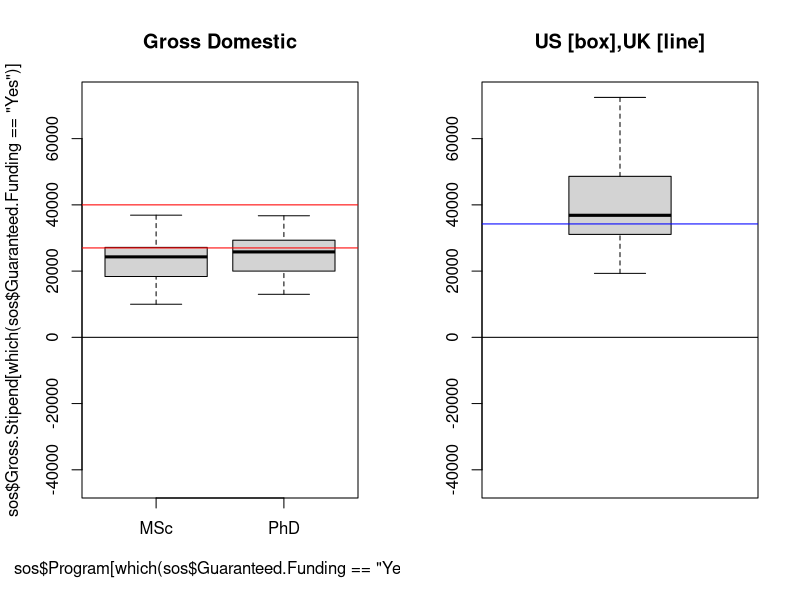
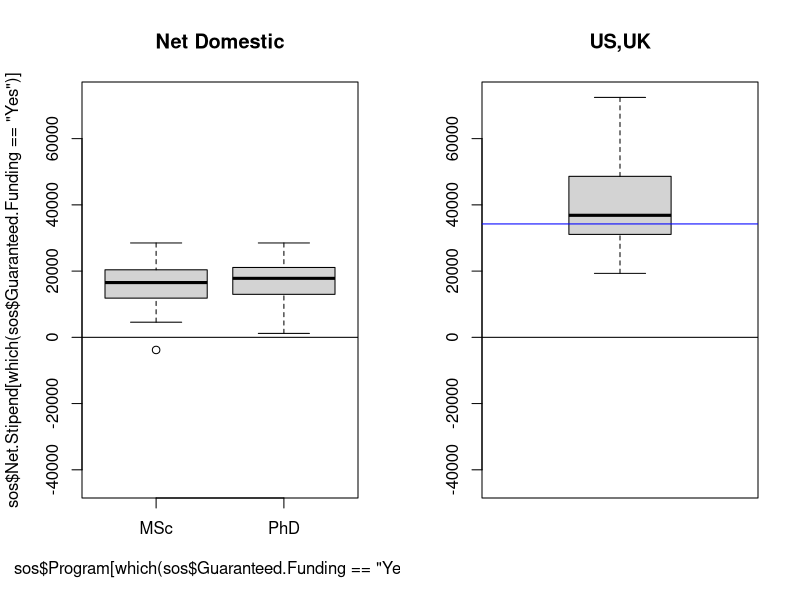
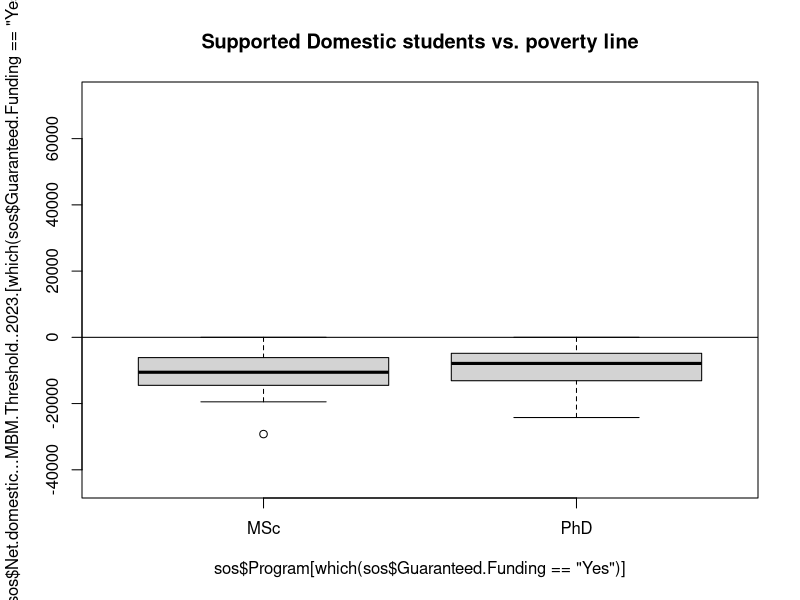
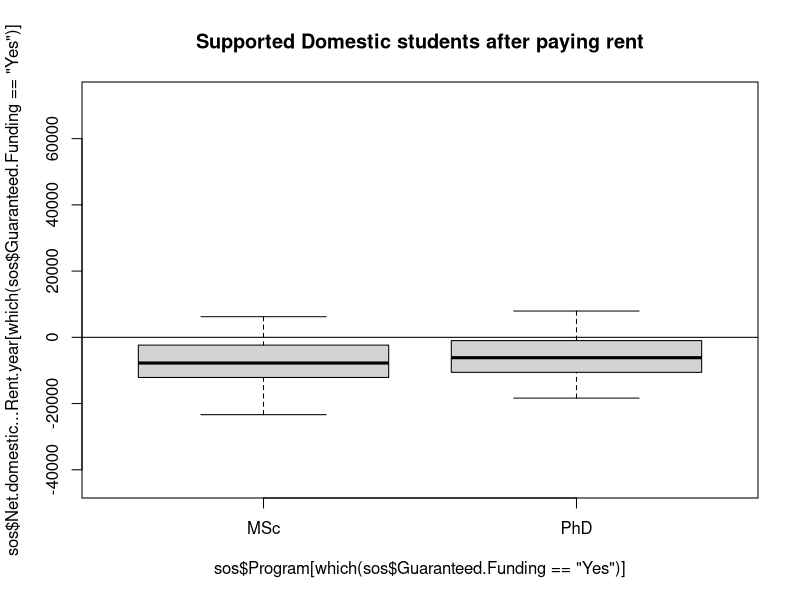
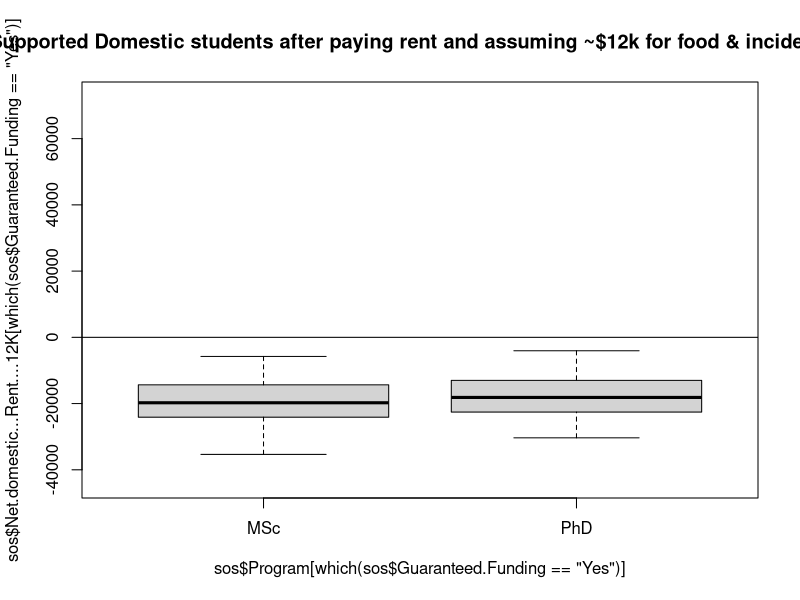
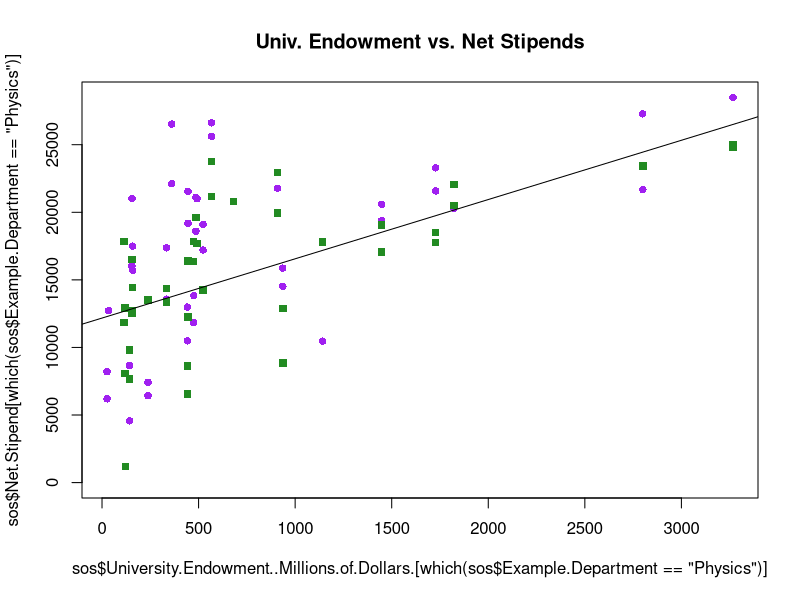
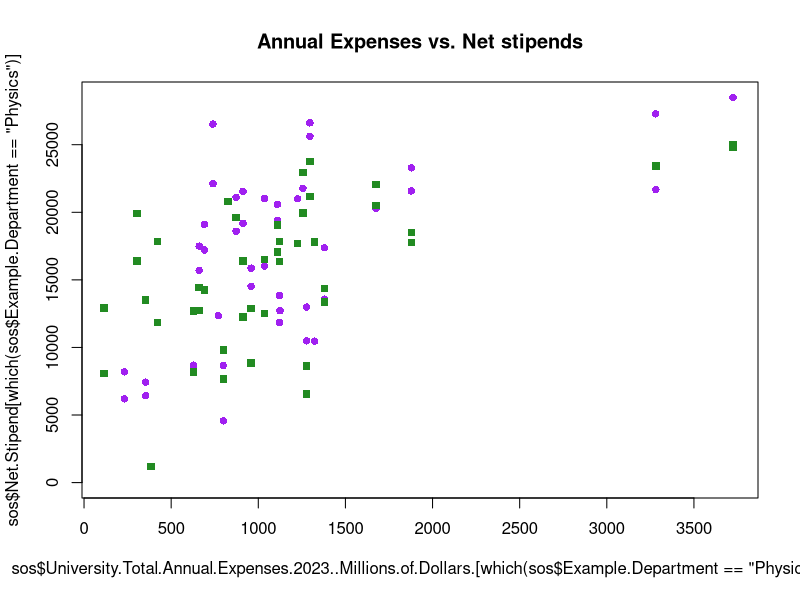
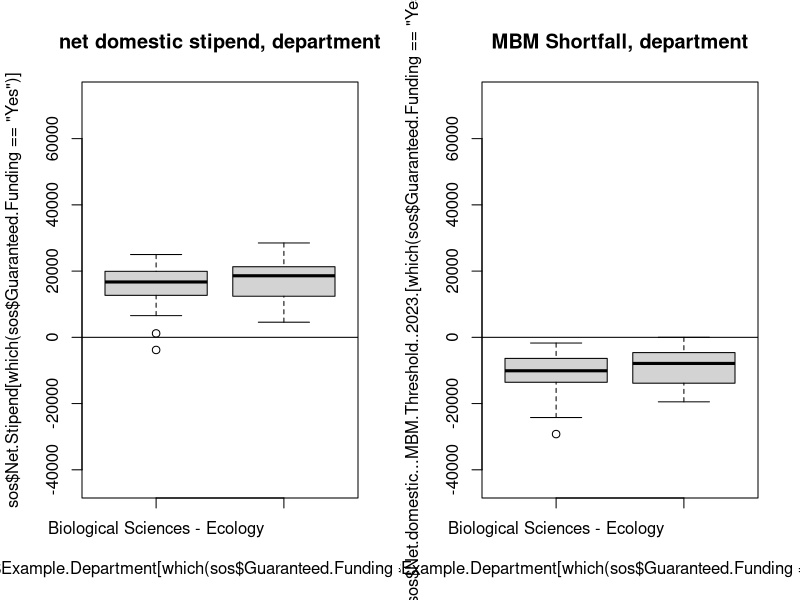

Generate these figures, in order, with R:
## ---- chunk 1
read.csv("Minimum Stipend Data Collection_v1_2.csv")->sos

# colnames(sos)

#us https://www.nature.com/articles/d41586-022-01392-w
read.csv("Biology Benchmark Comparison - 07-23-2024.csv")->us.data
#exchange rate
us.to.cad<-1.38
#convert from usd to cad internally below


#uk https://www.ukri.org/apply-for-funding/studentships-and-doctoral-training/london-weighting-enhanced-stipends-and-co-funding/
#https://trustforlondon.org.uk/data/poverty-thresholds/
  #uk cost of living
#https://homelet.co.uk/homelet-rental-index
  #uk average rent
uk.stipend<-19237
#uk.tuition.stipend<-4786
166*52->uk.cost.of.living.min
304*52->uk.cost.of.living.max
uk.to.cad<-1.78

#convert from gbp to cad
uk.stipend*uk.to.cad->uk.stipend
uk.cost.of.living.max*uk.to.cad->uk.cost.of.living.max
uk.cost.of.living.min*uk.to.cad->uk.cost.of.living.min

#NSERC Scholarships
NSERC.msc<-27000
NSERC.phd<-40000

## ---- chunk 2
# PhD vs. MSc
  par(mfcol=c(1,2))
      #setting up a stable y to maintain through various plots
        ylimits<-c(min(c(sos$Net.domestic...MBM.Threshold..2024.,
                         {us.data$Annual.guaranteed.salary-us.data$MIT.Living.Wage..1.adult..0.children.}*us.to.cad,
                         uk.stipend-uk.cost.of.living.min,
                         uk.stipend-uk.cost.of.living.max), 
              na.rm=T),
                   max(c(sos$Gross.Stipend,
                         {us.data$Annual.guaranteed.salary}*us.to.cad,
                         uk.stipend,
                         uk.stipend), 
              na.rm=T)
                   )
        
  ## Gross Stipend (Domestic) Boxplots        
    boxplot(sos$Gross.Stipend[which(sos$Guaranteed.Funding == "Yes")] ~ sos$Program[which(sos$Guaranteed.Funding == "Yes")],
            ylim=ylimits,
            main="Gross Domestic")
    abline(h=0,col="black")
    abline(h=c(NSERC.msc,NSERC.phd),col="red")
    
    boxplot(us.data$Annual.guaranteed.salary*us.to.cad,
            ylim=ylimits,
            main="US [box],UK [line]")
    abline(h=uk.stipend,col="blue")
    abline(h=0,col="black")
## ---- chunk 3
  ## Net Stipend (Domestic) Boxplots
    boxplot(sos$Net.Stipend[which(sos$Guaranteed.Funding == "Yes")] ~ sos$Program[which(sos$Guaranteed.Funding == "Yes")],
            ylim=ylimits,
            main="Net Domestic")
    abline(h=0,col="black")
    boxplot(us.data$Annual.guaranteed.salary*us.to.cad,
            ylim=ylimits,
            main="US,UK")
    abline(h=0,col="black")
    abline(h=uk.stipend,col="blue")
## ---- chunk 4
  ## Vs. poverty threshold (Domestic)
  par(mfcol=c(1,1))

    boxplot(sos$Net.domestic...MBM.Threshold..2023.[which(sos$Guaranteed.Funding == "Yes")] ~ sos$Program[which(sos$Guaranteed.Funding == "Yes")],
            ylim=ylimits,
            main="Supported Domestic students vs. poverty line")
        abline(h=0)
## ---- chunk 5
  ## Vs. poverty threshold (Domestic)
  par(mfcol=c(1,1))

    boxplot(sos$Net.domestic...Rent.year[which(sos$Guaranteed.Funding == "Yes")] ~ sos$Program[which(sos$Guaranteed.Funding == "Yes")],
            ylim=ylimits,
            main="Supported Domestic students after paying rent")
        abline(h=0)
## ---- chunk 6
  ## Vs. poverty threshold (Domestic)
  par(mfcol=c(1,1))

    boxplot(sos$Net.domestic...Rent....12K[which(sos$Guaranteed.Funding == "Yes")] ~ sos$Program[which(sos$Guaranteed.Funding == "Yes")],
            ylim=ylimits,
            main="Supported Domestic students after paying rent and assuming ~$12k for food & incidentals")
        abline(h=0)
## ---- chunk 7

plot(sos$University.Endowment..Millions.of.Dollars.[which(sos$Example.Department == "Physics")],
     sos$Net.Stipend[which(sos$Example.Department == "Physics")],
     pch=16,
     col="purple",
     ylim=c(0,max(sos$Net.Stipend,na.rm=T)),
     main="Univ. Endowment vs. Net Stipends")
points(sos$University.Endowment..Millions.of.Dollars.[which(sos$Example.Department == "Biological Sciences - Ecology")],
     sos$Net.Stipend[which(sos$Example.Department == "Biological Sciences - Ecology")],
     pch=15,
     col="forestgreen")
cor.test(sos$University.Endowment..Millions.of.Dollars.,
     sos$Net.Stipend,use="complete.obs")

# Line of correlation
  lm(sos$Net.Stipend[which(sos$Example.Department == "Biological Sciences - Ecology")] ~ sos$University.Endowment..Millions.of.Dollars.[which(sos$Example.Department == "Biological Sciences - Ecology")] )->lm.end
  abline(lm.end)
## ---- chunk 8
plot(sos$University.Total.Annual.Expenses.2023..Millions.of.Dollars.[which(sos$Example.Department == "Physics")],
     sos$Net.Stipend[which(sos$Example.Department == "Physics")],
     pch=16,
     col="purple",
     ylim=c(0,max(sos$Net.Stipend,na.rm=T)),
     main="Annual Expenses vs. Net stipends")
points(sos$University.Total.Annual.Expenses.2023..Millions.of.Dollars.[which(sos$Example.Department == "Biological Sciences - Ecology")],
     sos$Net.Stipend[which(sos$Example.Department == "Biological Sciences - Ecology")],
     pch=15,
     col="forestgreen")
cor.test(sos$University.Total.Annual.Expenses.2023..Millions.of.Dollars.,
     sos$Net.Stipend,use="complete.obs")


## ---- chunk 9

## Vs. field (Domestic)
  par(mfcol=c(1,2))

    boxplot(sos$Net.Stipend[which(sos$Guaranteed.Funding == "Yes")] ~ sos$Example.Department[which(sos$Guaranteed.Funding == "Yes")],
            ylim=ylimits,
            main="net domestic stipend, department")
        abline(h=0)
        
    boxplot(sos$Net.domestic...MBM.Threshold..2023.[which(sos$Guaranteed.Funding == "Yes")] ~ sos$Example.Department[which(sos$Guaranteed.Funding == "Yes")],
            ylim=ylimits,
            main="MBM Shortfall, department")
        abline(h=0)
## ---- chunk 10
#Province
  ## Gross Stipend (Domestic) Boxplots
    boxplot(sos$Gross.Stipend[which(sos$Guaranteed.Funding == "Yes")] ~ sos$Province[which(sos$Guaranteed.Funding == "Yes")],
        ylim=ylimits,
        main="Gross provincial")
    abline(h=0)
  ## Net Stipend (Domestic) Boxplots  
    boxplot(sos$Net.Stipend[which(sos$Guaranteed.Funding == "Yes")] ~ sos$Province[which(sos$Guaranteed.Funding == "Yes")],
            ylim=ylimits,
            main="Net Provincial")
    abline(h=0)
  ## Vs. poverty threshold (Domestic)
    boxplot(sos$Net.domestic...MBM.Threshold..2023.[which(sos$Guaranteed.Funding == "Yes")] ~ sos$Province[which(sos$Guaranteed.Funding == "Yes")],
            ylim=ylimits,
            main="MBM Shortfall, provincial")
    abline(h=0)
## ---- chunk 11
mean(sos$Total.Int.Fees[which(sos$Guaranteed.Funding == "Yes")]/sos$Gross.Stipend.International[which(sos$Guaranteed.Funding == "Yes")]*100,
       na.rm=T)
median(sos$Total.Int.Fees[which(sos$Guaranteed.Funding == "Yes")]/sos$Gross.Stipend.International[which(sos$Guaranteed.Funding == "Yes")]*100,
       na.rm=T)

  par(mfcol=c(1,1))

    boxplot(sos$Net.International...MBM.Threshold..2023.[which(sos$Guaranteed.Funding == "Yes")] ~ sos$Program[which(sos$Guaranteed.Funding == "Yes")],
            ylim=ylimits,
            main="Supported International students vs. poverty line")
        abline(h=0)

## ---- chunk 12
# PhD vs. MSc
  ## Gross Stipend (Domestic) Boxplots
par(mfcol=c(1,2))
    boxplot(sos$Gross.Stipend ~ sos$Program,
            ylim=c(0,max(
              c(sos$Gross.Stipend,us.data$Annual.guaranteed.salary*us.to.cad,uk.stipend), 
              na.rm=T)))
    abline(h=c(NSERC.msc,NSERC.phd),col="red")
        boxplot(us.data$Annual.guaranteed.salary*us.to.cad,
            ylim=c(0,max(
              c(sos$Gross.Stipend,us.data$Annual.guaranteed.salary*us.to.cad,uk.stipend), 
              na.rm=T)),
            main="US,UK")
    abline(h=uk.stipend,col="blue")
  
  ## Net Stipend (Domestic) Boxplots
    boxplot(sos$Net.Stipend ~ sos$Program,
            ylim=c(0,max(
              c(sos$Gross.Stipend,us.data$Annual.guaranteed.salary*us.to.cad,uk.stipend), 
              na.rm=T)
                   ))
          boxplot(us.data$Annual.guaranteed.salary*us.to.cad,
            ylim=c(0,max(
              c(sos$Gross.Stipend,us.data$Annual.guaranteed.salary*us.to.cad,uk.stipend), 
              na.rm=T)),
            main="US,UK")
        abline(h=uk.stipend,col="blue")
  
  ## Vs. poverty threshold (Domestic)
  par(mfcol=c(1,3))
        ylimits<-c(min(c(sos$Net.domestic...MBM.Threshold..2023.,
                         {us.data$Annual.guaranteed.salary-us.data$MIT.Living.Wage..1.adult..0.children.}*us.to.cad,
                         uk.stipend-uk.cost.of.living.min,
                         uk.stipend-uk.cost.of.living.max), 
              na.rm=T),
                   max(c(sos$Net.domestic...MBM.Threshold..2023.,
                         {us.data$Annual.guaranteed.salary-us.data$MIT.Living.Wage..1.adult..0.children.}*us.to.cad,
                         uk.stipend-uk.cost.of.living.min,
                         uk.stipend-uk.cost.of.living.max), 
              na.rm=T)
                   )
    boxplot(sos$Net.domestic...MBM.Threshold..2023. ~ sos$Program,
            ylim=ylimits)
        abline(h=0)
    boxplot(sos$Net.domestic...MBM.Threshold..2023.[which(sos$Net.Stipend > 0)] ~ sos$Program[which(sos$Net.Stipend > 0)],
            ylim=ylimits)
        abline(h=0)
        
#    boxplot({us.data$Annual.guaranteed.salary-us.data$MIT.Living.Wage..1.adult..0.children.
#            }*us.to.cad,
#            ylim=ylimits,
#            main="US (MIT), UK")
#    abline(h=0)
#    abline(h=c(uk.stipend-uk.cost.of.living.min,
#               uk.stipend-uk.cost.of.living.max),col="blue")
        
        
        
#    boxplot({us.data$Salary-us.data$MIT.Living.by.appt.term
#            }*us.to.cad,
#            ylim=ylimits,
#            main="US (MIT), UK")
#    abline(h=0)
#    abline(h=c(uk.stipend-uk.cost.of.living.min,
#               uk.stipend-uk.cost.of.living.max),col="blue")
    
        boxplot({us.data$Salary-us.data$Poverty.Line.for.appointment.term
            }*us.to.cad,
            ylim=ylimits,
            main="US, UK")
    abline(h=0)
    abline(h=c(uk.stipend-uk.cost.of.living.min,
               uk.stipend-uk.cost.of.living.max),col="blue")
    
    par(mfcol=c(1,1))
  
# Bio vs. Physics
  ## Gross Stipend (Domestic) Boxplots
    boxplot(sos$Gross.Stipend ~ sos$Example.Department,
            ylim=c(0,max(sos$Gross.Stipend, na.rm=T)))
    
  ## Net Stipend (Domestic) Boxplots  
    boxplot(sos$Net.Stipend ~ sos$Example.Department)
    abline(h=0)

  ## Vs. poverty threshold (Domestic)
    boxplot(sos$Net.domestic...MBM.Threshold..2023. ~ sos$Example.Department)
    abline(h=0)

#Province
  ## Gross Stipend (Domestic) Boxplots
    boxplot(sos$Gross.Stipend ~ sos$Province,
        ylim=c(0,max(sos$Gross.Stipend, na.rm=T)))
    
  ## Net Stipend (Domestic) Boxplots  
    boxplot(sos$Net.Stipend ~ sos$Province)
    abline(h=0)
  ## Vs. poverty threshold (Domestic)
    boxplot(sos$Net.domestic...MBM.Threshold..2023. ~ sos$Province)
    abline(h=0)
    
    #What fraction do university's collect as fees/tuition?
mean(sos$Total.Domestic.Fees[which(sos$Net.Stipend > 0)]/sos$Gross.Stipend[which(sos$Net.Stipend > 0)]*100,
     na.rm=T)
median(sos$Total.Domestic.Fees[which(sos$Net.Stipend > 0)]/sos$Gross.Stipend[which(sos$Net.Stipend > 0)]*100,
     na.rm=T)
## ---- chunk 13
# PhD vs. MSc

#add code here to fix the ylimits

  ## Gross Stipend (Int) Boxplots
par(mfcol=c(1,2))
        boxplot(sos$Gross.Stipend.International ~ sos$Program,
            ylim=c(0,max(
              c(sos$Gross.Stipend.International,us.data$Salary,uk.stipend), 
              na.rm=T)))
        abline(h=c(NSERC.msc,NSERC.phd),col="red")

        boxplot(us.data$Annual.guaranteed.salary*us.to.cad,
            ylim=c(0,max(
              c(sos$Gross.Stipend.International,us.data$Annual.guaranteed.salary*us.to.cad,uk.stipend), 
              na.rm=T)),
            main="US,UK")
    abline(h=uk.stipend,col="blue")
    par(mfcol=c(1,1))
  
  ## Net Stipend (Int) Boxplots
    par(mfcol=c(1,2))
    boxplot(sos$Net.Stipend.Int ~ sos$Program,
             ylim=c(
               min(
                c(sos$Net.Stipend.Int,us.data$Annual.guaranteed.salary*us.to.cad,uk.stipend
                  ), 
               na.rm=T)
              ,max(
                c(sos$Net.Stipend.Int,us.data$Annual.guaranteed.salary*us.to.cad,uk.stipend), 
                na.rm=T)
                   )
    )
        boxplot(us.data$Annual.guaranteed.salary*us.to.cad,
            ylim=c(
               min(
                c(sos$Net.Stipend.Int,us.data$Annual.guaranteed.salary*us.to.cad,uk.stipend
                  ), 
               na.rm=T)
              ,max(
                c(sos$Net.Stipend.Int,us.data$Annual.guaranteed.salary*us.to.cad,uk.stipend), 
                na.rm=T)
                   ),
            main="US,UK")
    abline(h=uk.stipend,col="blue")
        par(mfcol=c(1,1))
  
  ## Vs. poverty threshold (int)
    boxplot(sos$Net.International...MBM.Threshold..2023. ~ sos$Program,
            ylim=ylimits)
       boxplot(sos$Net.International...MBM.Threshold..2023.[which(sos$Net.Stipend > 0)] ~ sos$Program[which(sos$Net.Stipend > 0)],
            ylim=ylimits)
    
    
    
    

  
# Bio vs. Physics
  ## Gross Stipend (Domestic) Boxplots
    boxplot(sos$Gross.Stipend ~ sos$Example.Department,
            ylim=c(0,max(sos$Gross.Stipend, na.rm=T)))
    
  ## Net Stipend (Domestic) Boxplots  
    boxplot(sos$Net.Stipend ~ sos$Example.Department)
    abline(h=0)

  ## Vs. poverty threshold (Domestic)
    boxplot(sos$Net.domestic...MBM.Threshold..2023. ~ sos$Example.Department)
    abline(h=0)

#Province
  ## Gross Stipend (Domestic) Boxplots
    boxplot(sos$Gross.Stipend ~ sos$Province,
        ylim=c(0,max(sos$Gross.Stipend, na.rm=T)))
    
  ## Net Stipend (Domestic) Boxplots  
    boxplot(sos$Net.Stipend ~ sos$Province)
    abline(h=0)
  ## Vs. poverty threshold (Domestic)
    boxplot(sos$Net.domestic...MBM.Threshold..2023. ~ sos$Province)
    abline(h=0)

        #What fraction do university's collect as fees/tuition?

    mean(sos$Total.Int.Fees[which(sos$Net.Stipend > 0)]/sos$Gross.Stipend.International[which(sos$Net.Stipend > 0)]*100,
     na.rm=T)
median(sos$Total.Int.Fees[which(sos$Net.Stipend > 0)]/sos$Gross.Stipend.International[which(sos$Net.Stipend > 0)]*100,
       na.rm=T)
## ---- chunk 14
plot(sos$University.Endowment..Millions.of.Dollars.[which(sos$Program == "MSc")],
     sos$Net.Stipend[which(sos$Program == "MSc")],
     pch=1,
     lwd=2,
     cex=1.25,
     col="dodgerblue",
     ylim=c(0,max(sos$Net.Stipend,na.rm=T)))
points(sos$University.Endowment..Millions.of.Dollars.[which(sos$Program == "PhD")],
     sos$Net.Stipend[which(sos$Program == "PhD")],
     pch=16,
     cex=.75,
     col="firebrick2")
cor.test(sos$University.Endowment..Millions.of.Dollars.,
     sos$Net.Stipend,use="complete.obs")





plot(sos$University.Total.Annual.Expenses.2023..Millions.of.Dollars.,
     sos$Net.Stipend,
     pch=16,
     col="dodgerblue",
     ylim=c(0,max(sos$Net.Stipend,na.rm=T)))
points(sos$University.Total.Annual.Expenses.2023..Millions.of.Dollars.[which(sos$Program == "PhD")],
     sos$Net.Stipend[which(sos$Program == "PhD")],
     pch=16,
     col="firebrick2")
cor.test(sos$University.Total.Annual.Expenses.2023..Millions.of.Dollars.,
     sos$Net.Stipend,use="complete.obs")






plot(sos$University.Endowment..Millions.of.Dollars.[which(sos$Example.Department == "Physics")],
     sos$Net.Stipend[which(sos$Example.Department == "Physics")],
     pch=16,
     col="purple",
     ylim=c(0,max(sos$Net.Stipend,na.rm=T)))
points(sos$University.Endowment..Millions.of.Dollars.[which(sos$Example.Department == "Biological Sciences - Ecology")],
     sos$Net.Stipend[which(sos$Example.Department == "Biological Sciences - Ecology")],
     pch=15,
     col="forestgreen")
cor.test(sos$University.Endowment..Millions.of.Dollars.,
     sos$Net.Stipend,use="complete.obs")





plot(sos$University.Total.Annual.Expenses.2023..Millions.of.Dollars.[which(sos$Example.Department == "Physics")],
     sos$Net.Stipend[which(sos$Example.Department == "Physics")],
     pch=16,
     col="purple",
     ylim=c(0,max(sos$Net.Stipend,na.rm=T)))
points(sos$University.Total.Annual.Expenses.2023..Millions.of.Dollars.[which(sos$Example.Department == "Biological Sciences - Ecology")],
     sos$Net.Stipend[which(sos$Example.Department == "Biological Sciences - Ecology")],
     pch=15,
     col="forestgreen")
cor.test(sos$University.Total.Annual.Expenses.2023..Millions.of.Dollars.,
     sos$Net.Stipend,use="complete.obs")


# Vs. post MBM

plot(sos$University.Endowment..Millions.of.Dollars.[which(sos$Program == "MSc")],
     sos$Net.domestic...MBM.Threshold..2023.[which(sos$Program == "MSc")],
     pch=1,
     lwd=2,
     cex=1.25,
     col="dodgerblue",
     ylim=c(min(sos$Net.domestic...MBM.Threshold..2023.,na.rm=T),0),
     main="Endowment vs. poverty line")
points(sos$University.Endowment..Millions.of.Dollars.[which(sos$Program == "PhD")],
     sos$Net.domestic...MBM.Threshold..2023.[which(sos$Program == "PhD")],
     pch=16,
     cex=.75,
     col="firebrick2")
#points(sos$Endowment[which(sos$University == "Victoria")],
#     sos$Net.domestic...MBM.Threshold..2024.[which(sos$University == "Victoria")],
#     pch=16,
#     cex=1,
#     col="green")
cor.test(sos$University.Endowment..Millions.of.Dollars.,
     sos$Net.domestic...MBM.Threshold..2023.,use="complete.obs")





plot(sos$University.Total.Annual.Expenses.2023..Millions.of.Dollars.,
     sos$Net.Stipend,
     pch=16,
     col="dodgerblue",
     ylim=c(0,max(sos$Net.Stipend,na.rm=T)))
points(sos$University.Total.Annual.Expenses.2023..Millions.of.Dollars.[which(sos$Program == "PhD")],
     sos$Net.Stipend[which(sos$Program == "PhD")],
     pch=16,
     col="firebrick2")
cor.test(sos$University.Total.Annual.Expenses.2023..Millions.of.Dollars.,
     sos$Net.Stipend,use="complete.obs")

